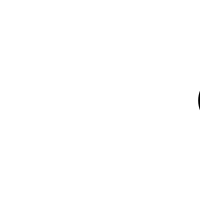
Frame 1 (no input)
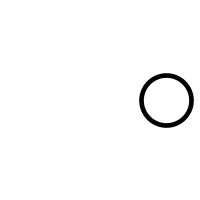
Frame 60 (the mouse pressed at the canvas centre just before this capture)
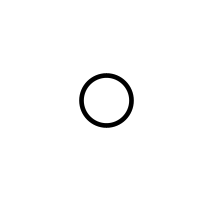
Frame 120 (the mouse held since frame 60 and released just before this capture)

The Processing sketch that drew these frames (run headless with seeded random() and noise(); from frame 60 on, the mouse is pressed at the canvas centre):

// Processing sketch: circle2
// ── circle2.pde

int x;
void setup(){
size(200,200);
x=225;
}

void draw (){
background(255);
strokeWeight(4.67);
circle(x,100,50); 
x--;
if (x<-25){
x=225;
}
}
